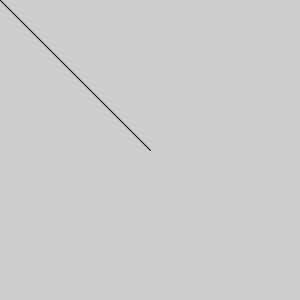
Frame 1 (no input)
Frame 60 (the mouse pressed at the canvas centre just before this capture): identical to frame 1, image omitted
Frame 120 (the mouse held since frame 60 and released just before this capture): blank canvas, image omitted

The Processing sketch that drew this single still picture (run headless with seeded random() and noise(); from frame 60 on, the mouse is pressed at the canvas centre):

// Processing sketch: sketch_1_3
// ── sketch_1_3.pde
void setup() 
{
  size(300, 300);
}
void draw() 
{
  background(204);
  line(150, 150, mouseX, mouseY);
}
